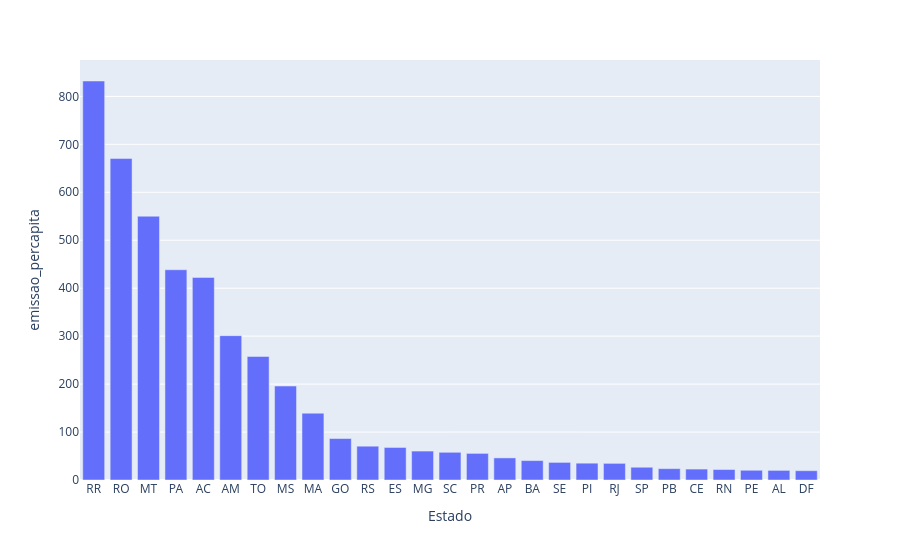

Source (notebook cell):
### Code cell
px.bar(data_frame=dados_agrupados, x='Estado', y='emissao_percapita')

### Figure 1 — Plotly figure (JSON) as saved in the notebook; plotly's stock layout.template omitted (floating-point values rounded to 4 significant figures)
{"data": [{"hovertemplate": "Estado=%{x}<br>emissao_percapita=%{y}<extra></extra>", "legendgroup": "", "marker": {"color": "#636efa", "pattern": {"shape": ""}}, "name": "", "orientation": "v", "showlegend": false, "textposition": "auto", "type": "bar", "x": ["RR", "RO", "MT", "PA", "AC", "AM", "TO", "MS", "MA", "GO", "RS", "ES", "MG", "SC", "PR", "AP", "BA", "SE", "PI", "RJ", "SP", "PB", "CE", "RN", "PE", "AL", "DF"], "xaxis": "x", "y": [832.1, 670.3, 550.1, 438.4, 422.5, 301.0, 257.7, 195.9, 139.3, 86.44, 70.48, 67.86, 60.32, 57.77, 55.49, 46.09, 40.47, 36.71, 35.07, 34.71, 26.58, 23.65, 22.77, 21.86, 20.29, 20.03, 19.39], "yaxis": "y"}], "layout": {"barmode": "relative", "legend": {"tracegroupgap": 0}, "margin": {"t": 60}, "xaxis": {"anchor": "y", "domain": [0, 1], "title": {"text": "Estado"}}, "yaxis": {"anchor": "x", "domain": [0, 1], "title": {"text": "emissao_percapita"}}}}
